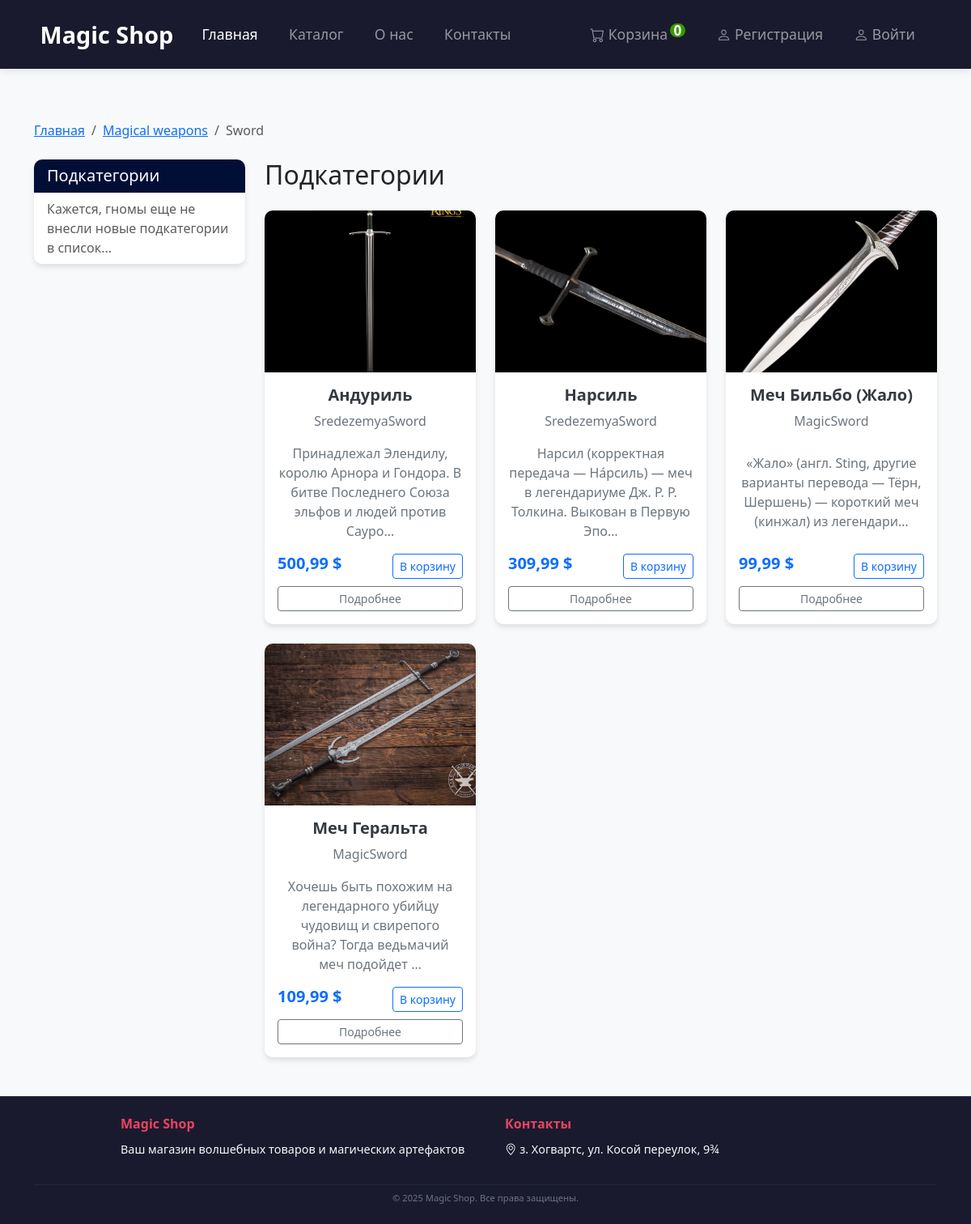
The page /shop/search/sword/ on the database its author committed.
### shop/models.py (models this page shows, shortened)
class Category(models.Model):
    name = models.CharField(max_length=255, db_index=True, verbose_name='Категория')
    parent = models.ForeignKey(
        'self', on_delete=models.CASCADE, related_name='children',
        blank=True, null=True, verbose_name='Родитель'
    )
    slug = models.SlugField(max_length=255, unique=True, null=False,
                            editable=True, verbose_name='URL')
    created_at = models.DateTimeField(auto_now_add=True, verbose_name='Дата создания')
    class Meta:
        unique_together = (['slug', 'parent'])
        verbose_name = 'Категория'
        verbose_name_plural = 'Категории'
    def get_absolute_url(self):
        return reverse("shop:category-list", args=[str(self.slug)])

class Product(models.Model):
    category = models.ForeignKey(Category, on_delete=models.CASCADE,
                                 related_name='products')
    title = models.CharField(max_length=255, verbose_name='Навзание')
    brand = models.CharField(max_length=255, verbose_name='Бренд')
    description = models.TextField(max_length=1055, null=True, verbose_name='Описание')
    slug = models.SlugField(max_length=255, verbose_name='URL')
    price = models.DecimalField(max_digits=7, decimal_places=2,
                                default=99.99, verbose_name='Цена')
    image = models.ImageField(upload_to='products/products/%Y/%m/%d', verbose_name='Изображение')
    available = models.BooleanField(default=True, verbose_name='Наличие')
    created_at = models.DateTimeField(auto_now_add=True, verbose_name='Дата создания')
    update_at = models.DateTimeField(auto_now=True, verbose_name='Дата изменения')
    discount = models.IntegerField(
        default=0, validators=[MinValueValidator(0), MaxValueValidator(100)])
    class Meta:
        verbose_name = 'Продукт'
        verbose_name_plural = 'Продукты'
        ordering = ['-created_at']
    def get_absolute_url(self):
        return reverse("shop:product-detail", args=[str(self.slug)])

### shop/views.py (the view)
# urls.py: path('search/<slug:slug>/', category_list, name='category-list')
def category_list(request, slug):
    category = get_object_or_404(Category, slug=slug)
    products = ProductProxy.objects.select_related('category').filter(category=category)
    subcategories = category.children.all()
    context = {
        'category': category,
        'products': products,
        'subcategories':subcategories,
        'parent_category': category.parent
    }
    return render(request, 'shop/category_list.html', context)

### cart/cart.py (called while the page is built)
    def __len__(self):
        return sum(item['qty'] for item in self.cart.values())

### cart/context_processors.py (called while the page is built)
def cart(request):
    return {'cart': Cart(request)}

### shop/context_processors.py (called while the page is built)
def categories(request):
    categories = Category.objects.filter(parent=None)
    return {'categories': categories}

### shop/models.py (called while the page is built)
    def get_queryset(self):
        return super(ProductManager, self).get_queryset().filter(available=True)

### shop/templates/shop/category_list.html (shortened to what this page needs)
{% extends "base.html" %}
{% load static %}
{% block content %}
<main class="container my-4">
    <nav aria-label="breadcrumb" class="mb-4">
        <ol class="breadcrumb">
            <li class="breadcrumb-item"><a href="{% url 'shop:products' %}">Главная</a></li>
            {% if category.parent %}
                <li class="breadcrumb-item"><a href="{{ category.parent.get_absolute_url }}">{{ category.parent.name }}</a></li>
            {% endif %}
            <li class="breadcrumb-item active" aria-current="page">{{ category.name }}</li>
        </ol>
    </nav>
    <div class="row">
        <div class="col-md-3">
            <div class="card mb-4">
                <div class="card-header text-white" style="background-color: #010e36ff;">
                    <h5 class="mb-0">Подкатегории</h5>
                </div>
                <div class="list-group list-group-flush">
                    {% if subcategories %}
                        {% for subcat in subcategories %}
                            <a href="{{ subcat.get_absolute_url }}" class="list-group-item list-group-item-action">
                                {{ subcat.name }}
                            </a>
                        {% endfor %}
                    {% else %}
                        <div class="list-group-item text-muted">Кажется, гномы еще не внесли новые подкатегории в список...</div>
                    {% endif %}
                </div>
            </div>
        </div>
        <div class="col-md-9">
            <h2 class="mb-4">Подкатегории</h2>
            <div class="row">
                {% for product in products %}
                    <div class="col-md-4 mb-4">
                        <div class="card h-100">
                            {% if product.image %}
                            <img src="{{ product.image.url }}" class="card-img-top" alt="{{ product.title }}">
                            {% else %}
                            <img src="{% static 'images/no-image.jpg' %}" class="card-img-top" alt="Нет изображения">
                            {% endif %}
                            <div class="card-body text-center">
                                <h5 class="card-title">{{ product.title }}</h5>
                                <p class="card-text">{{ product.brand }}</p>
                                <p class="card-text">{{ product.description|truncatechars:100 }}</p>
                                <div class="d-flex justify-content-between align-items-center mb-2">
                                    <span class="h5 price">{{ product.price }} $</span>
                                    <a href="#" class="btn btn-sm btn-outline-primary">В корзину</a>
                                </div>
                                <a href="{{ product.get_absolute_url }}" class="btn btn-sm btn-outline-secondary w-100">Подробнее</a>
                            </div>
                        </div>
                    </div>
                {% empty %}
                <div class="col-12">
                    {% if not subcategories %}
                    <div class="alert alert-info text-center">Магический экспресс пока не доставил новых товаров</div>
                    {% endif %}
                </div>
                {% endfor %}
            </div>
        </div>
    </div>
</main>
{% endblock %}

### shop/static/shop/css/base.css (style rules this page uses)
body { display: flex; flex-direction: column; min-height: 100vh; background-color: #f8f9fa; margin: 0; }
html { height: 100%; }
main { flex: 1; padding-top: 20px; position: relative; overflow: hidden; }
.card { transition: transform 0.3s, box-shadow 0.3s; border: none; border-radius: 10px; overflow: hidden; box-shadow: 0 4px 6px rgba(0,0,0,0.1); }
.card-img-top { height: 200px; object-fit: cover; }
.card-body { display: flex; flex-direction: column; }
.card-title { font-weight: 600; color: #343a40; }
.card-text { flex-grow: 1; color: #6c757d; }
.list-group-item { transition: background-color 0.3s; }
.price { font-weight: 700; color: #0d6efd; }

### rows shown on the page
Category: parent.name "Magical weapons", name "Sword"
Product: image (picture), title "Андуриль", brand "SredezemyaSword", description "Принадлежал Элендилу, королю Арнора и Гондора. В битве Последнего Союза эльфов и людей против Сауро…", price "500,99"
Product: image (picture), title "Нарсиль", brand "SredezemyaSword", description "Нарсил (корректная передача — На́рсиль) — меч в легендариуме Дж. Р. Р. Толкина. Выкован в Первую Эпо…", price "309,99"
Product: image (picture), title "Меч Бильбо (Жало)", brand "MagicSword", description "«Жало» (англ. Sting, другие варианты перевода — Тёрн, Шершень) — короткий меч (кинжал) из легендари…", price "99,99"
Product: image (picture), title "Меч Геральта", brand "MagicSword", description "Хочешь быть похожим на легендарного убийцу чудовищ и свирепого война? Тогда ведьмачий меч подойдет …", price "109,99"
